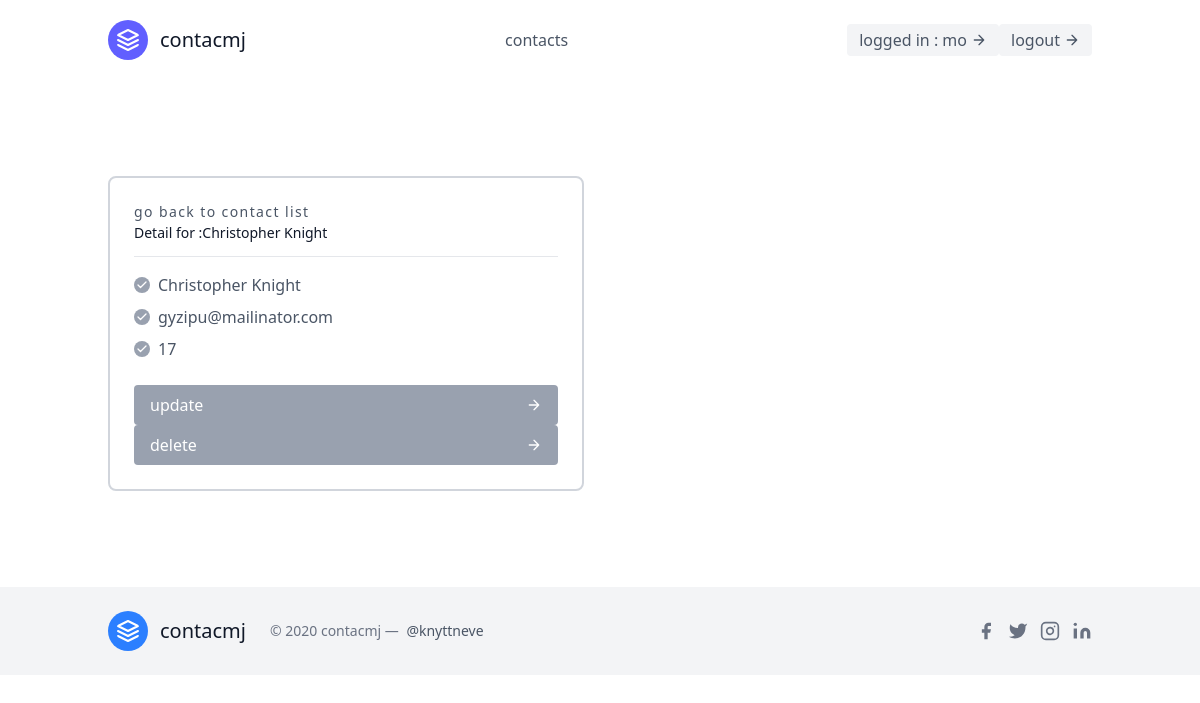
Screenshot of /contacts/6/ (signed in) with the database file from the repository.
### contacts/models.py (models this page shows, shortened)
class User(AbstractUser):
    pass

class Contact(models.Model):
    name=models.CharField(max_length=30)
    email=models.EmailField(unique=True)
    phone=models.IntegerField(max_length=100)
    registrar=models.ForeignKey("Registrar",on_delete=models.CASCADE)

### contacts/views.py (the view)
# urls.py: path('<int:pk>/',ContactDetailView.as_view(),name='contact-detail'),
class ContactDetailView(DetailView):
    template_name="leads/contactDetail.html"
    queryset=Contact.objects.all()
    context_object_name='contacts'

### contacts/templates/leads/contactDetail.html
{% extends 'base.html' %}
{% block content %}
<section class="text-gray-600 body-font overflow-hidden">
    <div class="container px-5 py-24 mx-auto">
      <div class="flex flex-wrap -m-4">
        <div class="p-4 xl:w-1/4 md:w-1/2 w-full">
          <div class="h-full p-6 rounded-lg border-2 border-gray-300 flex flex-col relative overflow-hidden">
            <a href="{% url 'contacts:contact-list' %}" class="text-sm tracking-widest title-font mb-1 font-medium">go back to contact list</a>
            <h1 class="text-sm text-gray-900 pb-4 mb-4 border-b border-gray-200 leading-none">Detail for :{{contacts.name}}</h1>
            <p class="flex items-center text-gray-600 mb-2">
              <span class="w-4 h-4 mr-2 inline-flex items-center justify-center bg-gray-400 text-white rounded-full flex-shrink-0">
                <svg fill="none" stroke="currentColor" stroke-linecap="round" stroke-linejoin="round" stroke-width="2.5" class="w-3 h-3" viewBox="0 0 24 24">
                  <path d="M20 6L9 17l-5-5"></path>
                </svg>
              </span>{{ contacts.name }}
            </p>
            <p class="flex items-center text-gray-600 mb-2">
              <span class="w-4 h-4 mr-2 inline-flex items-center justify-center bg-gray-400 text-white rounded-full flex-shrink-0">
                <svg fill="none" stroke="currentColor" stroke-linecap="round" stroke-linejoin="round" stroke-width="2.5" class="w-3 h-3" viewBox="0 0 24 24">
                  <path d="M20 6L9 17l-5-5"></path>
                </svg>
              </span>{{ contacts.email }}
            </p>
            <p class="flex items-center text-gray-600 mb-6">
              <span class="w-4 h-4 mr-2 inline-flex items-center justify-center bg-gray-400 text-white rounded-full flex-shrink-0">
                <svg fill="none" stroke="currentColor" stroke-linecap="round" stroke-linejoin="round" stroke-width="2.5" class="w-3 h-3" viewBox="0 0 24 24">
                  <path d="M20 6L9 17l-5-5"></path>
                </svg>
              </span>{{ contacts.phone }}
            </p>
            <a href="{% url 'contacts:contact-update' contacts.pk %}" class="flex items-center mt-auto text-white bg-gray-400 border-0 py-2 px-4 w-full focus:outline-none hover:bg-gray-500 rounded">
                update
              <svg fill="none" stroke="currentColor" stroke-linecap="round" stroke-linejoin="round" stroke-width="2" class="w-4 h-4 ml-auto" viewBox="0 0 24 24">
                <path d="M5 12h14M12 5l7 7-7 7"></path>
              </svg>
            </a>
            <a href="{% url 'contacts:contact-delete' contacts.pk %}" class="flex items-center mt-auto text-white bg-gray-400 border-0 py-2 px-4 w-full focus:outline-none hover:bg-gray-500 rounded">
                delete
              <svg fill="none" stroke="currentColor" stroke-linecap="round" stroke-linejoin="round" stroke-width="2" class="w-4 h-4 ml-auto" viewBox="0 0 24 24">
                <path d="M5 12h14M12 5l7 7-7 7"></path>
              </svg>
            </a>
          </div>
        </div>
    </div>
  </section>
{% endblock content %}

### templates/navbar.html (shortened to what this page needs)
<header class="text-gray-600 body-font">
  <div class="container mx-auto flex flex-wrap p-5 flex-col md:flex-row items-center">
    <a class="flex title-font font-medium items-center text-gray-900 mb-4 md:mb-0">
      <svg xmlns="http://www.w3.org/2000/svg" fill="none" stroke="currentColor" stroke-linecap="round" stroke-linejoin="round" stroke-width="2" class="w-10 h-10 text-white p-2 bg-indigo-500 rounded-full" viewBox="0 0 24 24">
        <path d="M12 2L2 7l10 5 10-5-10-5zM2 17l10 5 10-5M2 12l10 5 10-5"></path>
      </svg>
      <span class="ml-3 text-xl">contacmj</span>
    </a>
    <nav class="md:ml-auto md:mr-auto flex flex-wrap items-center text-base justify-center">
      <a href="{% url 'contacts:contact-list' %}" class="mr-5 hover:text-gray-900">contacts</a>
    </nav>
    {% if request.user.is_authenticated %}
      <button class="inline-flex items-center bg-gray-100 border-0 py-1 px-3 focus:outline-none hover:bg-gray-200 rounded text-base mt-4 md:mt-0">
        logged in : {{ user.username }}
        <svg fill="none" stroke="currentColor" stroke-linecap="round" stroke-linejoin="round" stroke-width="2" class="w-4 h-4 ml-1" viewBox="0 0 24 24">
          <path d="M5 12h14M12 5l7 7-7 7"></path>
        </svg>
      </button>
      <form action="{% url 'logout' %}" method="post" class="inline-flex">
        <button type="submit" class="inline-flex items-center bg-gray-100 border-0 py-1 px-3 focus:outline-none hover:bg-gray-200 rounded text-base mt-4 md:mt-0">
          logout
          <svg fill="none" stroke="currentColor" stroke-linecap="round" stroke-linejoin="round" stroke-width="2" class="w-4 h-4 ml-1" viewBox="0 0 24 24">
            <path d="M5 12h14M12 5l7 7-7 7"></path>
          </svg>
        </button>
      </form>
    {% endif %}
  </div>
</header>

### rows the page displays
User: username "mo"
Contact: name "Christopher Knight", email "gyzipu@mailinator.com", phone "17"
